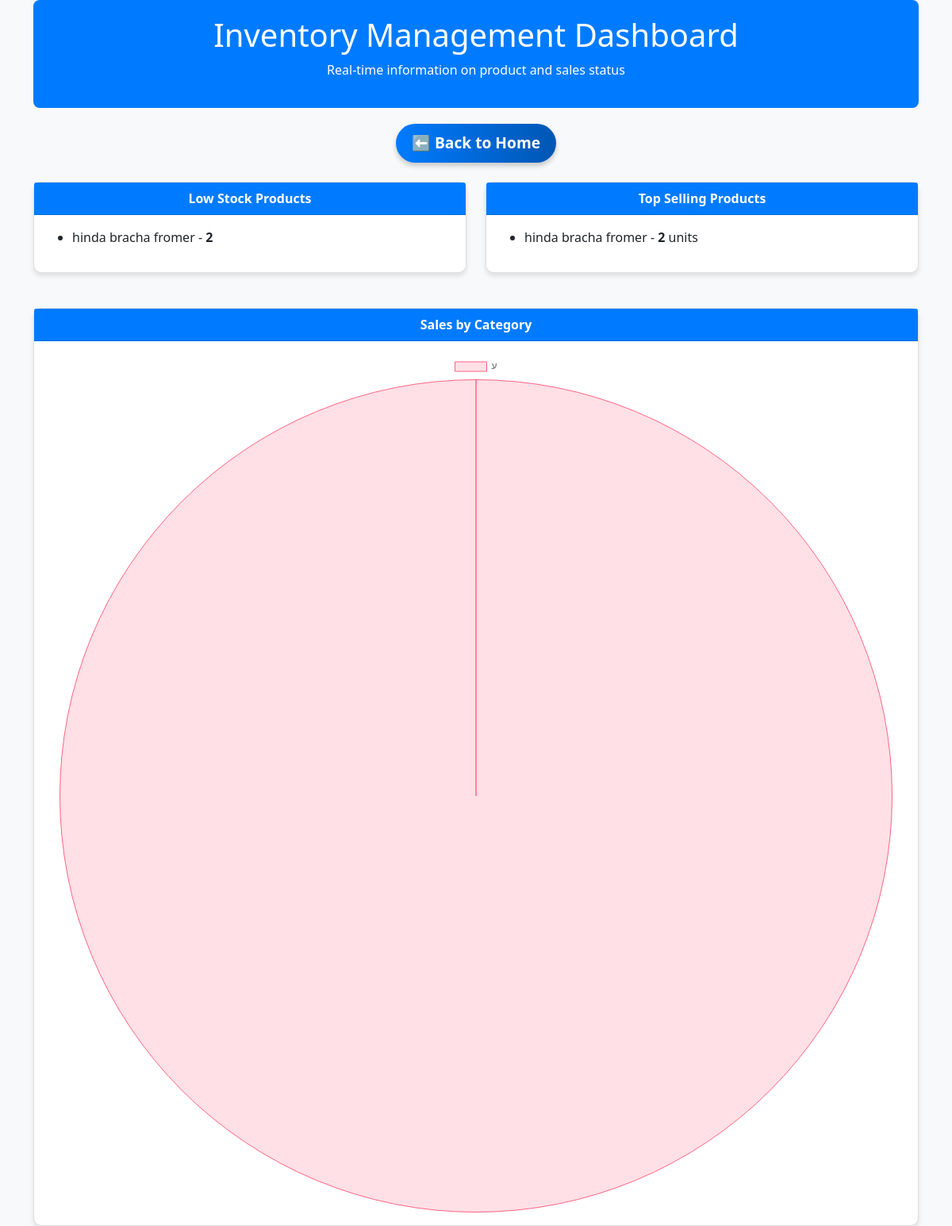
Page /dashboard/ on the earlier database version.
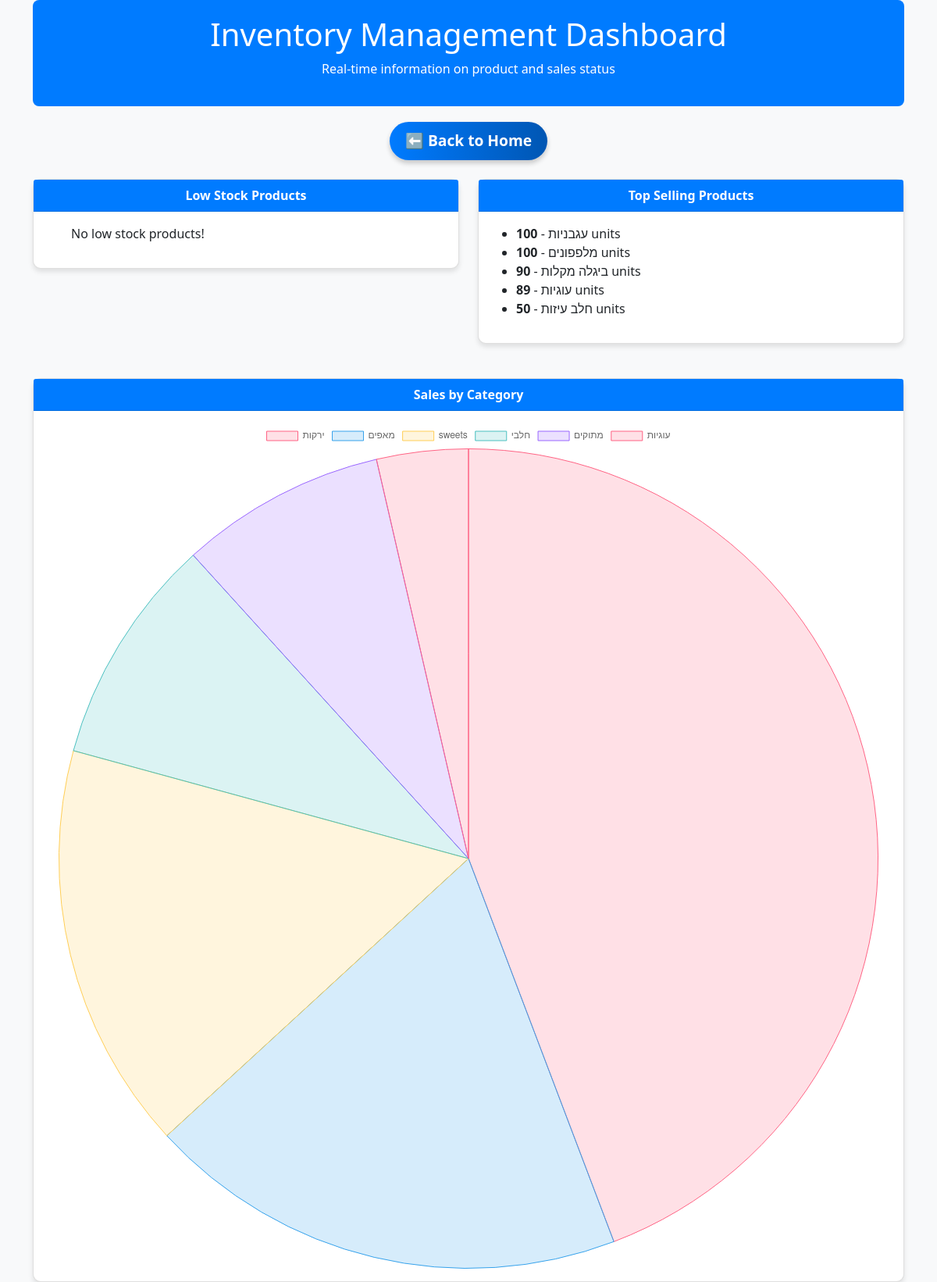
Same page on the later database version.
### inventory/models.py (models this page shows, shortened)
class Product(models.Model):
    name = models.CharField(max_length=255)
    category = models.ForeignKey(Category, on_delete=models.CASCADE)
    quantity = models.IntegerField()
    price = models.DecimalField(max_digits=10, decimal_places=2)
    description = models.TextField(blank=True, null=True)

### inventory/views.py (the view)
# urls.py: path('dashboard/', views.dashboard_view, name='dashboard'),
def dashboard_view(request):
    low_stock = Product.objects.filter(quantity__lt=10)
    top_selling = Product.objects.order_by('-quantity')[:5]
    sales_by_category = (
        Product.objects.values('category__name')
        .annotate(total_sales=Sum('quantity'))
        .order_by('-total_sales')
    )
    context = {
        'low_stock': low_stock,
        'top_selling': top_selling,
        'sales_by_category': sales_by_category,
    }
    return render(request, 'inventory/dashboard.html', context)

### inventory/templates/inventory/dashboard.html (shortened to what this page needs)
<!DOCTYPE html>
<html lang="en">
<head>
    <link href="https://cdn.jsdelivr.net/npm/bootstrap@5.1.3/dist/css/bootstrap.min.css" rel="stylesheet">
</head>
<body>
    <div class="container">
        <div class="dashboard-header">
            <h1>Inventory Management Dashboard</h1>
            <p>Real-time information on product and sales status</p>
        </div>
        <div class="text-center mb-4">
            <a href="/" class="back-button">⬅ Back to Home</a>
        </div>
        <div class="row">
            <div class="col-md-6 col-sm-12 mb-4">
                <div class="card">
                    <div class="card-header">
                        Low Stock Products
                    </div>
                    <div class="card-body">
                        <ul>
                            {% for product in low_stock %}
                                <li>{{ product.name }} - <strong>{{ product.quantity }}</strong></li>
                            {% empty %}
                                <p>No low stock products!</p>
                            {% endfor %}
                        </ul>
                    </div>
                </div>
            </div>
            <div class="col-md-6 col-sm-12 mb-4">
                <div class="card">
                    <div class="card-header">
                        Top Selling Products
                    </div>
                    <div class="card-body">
                        <ul>
                            {% for product in top_selling %}
                                <li>{{ product.name }} - <strong>{{ product.quantity }}</strong> units</li>
                            {% empty %}
                                <p>No products to display!</p>
                            {% endfor %}
                        </ul>
                    </div>
                </div>
            </div>
        </div>
        <div class="row chart-container">
            <div class="col-md-12">
                <div class="card">
                    <div class="card-header">
                        Sales by Category
                    </div>
                    <div class="card-body">
                        <canvas id="salesByCategoryChart"></canvas>
                    </div>
                </div>
            </div>
        </div>
    </div>
    <script>
        const categoryCtx = document.getElementById('salesByCategoryChart').getContext('2d');
        const salesByCategoryChart = new Chart(categoryCtx, {
            type: 'pie',
            data: {
                labels: [{% for category in sales_by_category %}'{{ category.category__name }}',{% endfor %}],
                datasets: [{
                    data: [{% for category in sales_by_category %}{{ category.total_sales }},{% endfor %}],
                    backgroundColor: [
                        'rgba(255, 99, 132, 0.2)',
                        'rgba(54, 162, 235, 0.2)',
                        'rgba(255, 206, 86, 0.2)',
                        'rgba(75, 192, 192, 0.2)',
                        'rgba(153, 102, 255, 0.2)'
                    ],
                    borderColor: [
                        'rgba(255, 99, 132, 1)',
                        'rgba(54, 162, 235, 1)',
                        'rgba(255, 206, 86, 1)',
                        'rgba(75, 192, 192, 1)',
                        'rgba(153, 102, 255, 1)'
                    ],
                    borderWidth: 1
                }]
            }
        });
    </script>
</body>
</html>

### inventory/templates/inventory/dashboard.html (style rules this page uses)
body { background-color: #f8f9fa; }
.dashboard-header { background-color: #007bff; color: white; padding: 20px; border-radius: 8px; margin-bottom: 20px; text-align: center; }
.card { border-radius: 10px; box-shadow: 0 4px 6px rgba(0, 0, 0, 0.1); }
.card-header { background-color: #007bff; color: white; font-weight: bold; text-align: center; }
.chart-container { margin-top: 20px; }
.back-button { display: inline-block; background: linear-gradient(90deg, #007bff, #0056b3); color: white; font-size: 1.2rem; font-weight: bold; padding: 10px 20px; border: none; border-radius: 50px; text-align: center; text-decoration: none; box-shadow: 0px 4px 6px rgba(0, 0, 0, 0.2); transition: all 0.3s ease; }

Differences in the rows shown:
removed Product: name "hinda bracha fromer", quantity "2"
added Product: name "עגבניות", quantity "100", shown under "Inventory Management Dashboard"
added Product: name "מלפפונים", quantity "100", shown under "Inventory Management Dashboard"
added Product: name "ביגלה מקלות", quantity "90", shown under "Inventory Management Dashboard"
added Product: name "עוגיות", quantity "89", shown under "Inventory Management Dashboard"
added Product: name "חלב עיזות", quantity "50", shown under "Inventory Management Dashboard"
Other differences:
chart data {{ category.category__name }}: ע → ירקות, מאפים, sweets, חלבי, מתוקים, עוגיות
chart data {{ category.total_sales }}: 2 → 245, 105, 89, 50, 45, 20
text now shown: "No low stock products!"
